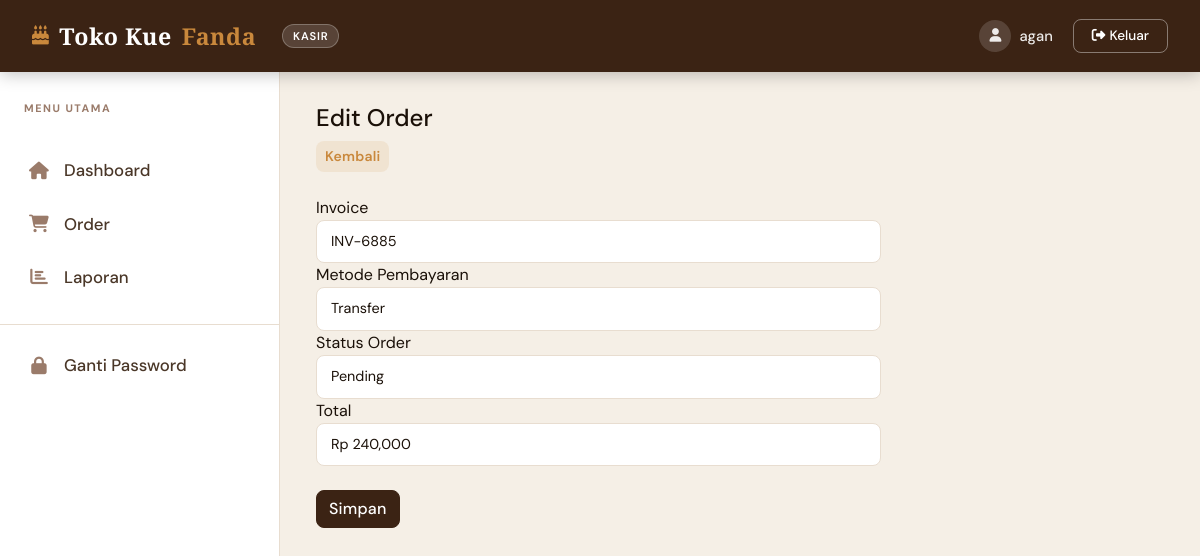
/kasir/order_edit.php?id=3 (signed in), run on the app's committed database.
### tables this page shows
CREATE TABLE `orders` (
  `orders_id` int(11) NOT NULL,
  `invoice` varchar(50) NOT NULL,
  `user_id` int(11) NOT NULL,
  `total` int(11) NOT NULL,
  `pajak` int(11) NOT NULL,
  `metode_pembayaran` varchar(50) NOT NULL,
  `status` enum('pending','dibayar','selesai','batal') NOT NULL DEFAULT 'pending',
  `created_at` timestamp NOT NULL DEFAULT current_timestamp()
);

### kasir/order_edit.php (the view, shortened to what this page needs)
<?php
include 'header.php';
include '../koneksi.php';
?>
<div class="container">
    <div class="panel">
        <div class="panel-heading">
            <h4>Edit Order</h4>
        </div>
        <div class="panel-body">
            <div class="col-md-8 col-md-offset-2">
                <a href="produk.php"
                   class="btn btn-sm btn-info pull-right">
                    Kembali
                </a>
                <br><br>
                <?php
                $id = $_GET['id'];
                $data = mysqli_query($koneksi,
                    "SELECT * FROM orders
                     WHERE orders_id='$id'");
                while($d = mysqli_fetch_array($data)){
                ?>
                <form method="POST"
                      action="order_update.php">
                    <div class="form-group">
                        <label>Invoice</label>
                        <input type="text"
                               name="invoice"
                               class="form-control"
                               required
                               value="<?php echo $d['invoice']; ?>">
                    </div>
                    <div class="form-group">
                        <label>Metode Pembayaran</label>
                        <select name="metode_pembayaran"
                                class="form-control"
                                required>
                            <option value="Transfer"
                                <?php
                                if($d['metode_pembayaran'] == 'Transfer'){
                                    echo "selected";
                                }
                                ?>>
                                Transfer
                            </option>
                        </select>
                    </div>
                    <div class="form-group">
                        <label>Status Order</label>
                        <select name="status"
                                class="form-control"
                                required>
                            <option value="pending"
                                <?php
                                if($d['status'] == 'pending'){
                                    echo "selected";
                                }
                                ?>>
                                Pending
                            </option>
                        </select>
                    </div>
                    <div class="form-group">
                        <label>Total</label>
                        <input type="text"
                               class="form-control"
                               value="Rp <?php echo number_format($d['total']); ?>"
                               readonly>
                    </div>
                    <br>
                    <input type="submit"
                           class="btn btn-primary"
                           value="Simpan">
                </form>
                <?php } ?>
            </div>
        </div>
    </div>
</div>
<?php include 'footer.php'; ?>

### kasir/style.css (style rules this page uses)
:root { --brown-dark: #3B2314; --brown-mid: #5C3D2E; --brown-light: #8B5E3C; --cream-bg: #F5EFE6; --cream-card: #FDF9F4; --cream-border: #E8DDD0; --accent-gold: #C9883C; --accent-rose: #C97B8C; --text-dark: #1A1008; --text-mid: #4A3728; --text-muted: #9A7B6A; --sidebar-w: 280px; --topbar-h: 72px; --radius: 14px; --radius-sm: 8px; --shadow: 0 4px 24px rgba(59,35,20,.10); --shadow-card: 0 2px 12px rgba(59,35,20,.08); --transition: all .25s cubic-bezier(.4,0,.2,1); }
*, *::before, *::after { box-sizing: border-box; margin: 0; padding: 0; }
html { scroll-behavior: smooth; }
body { font-family: 'DM Sans', sans-serif; background: var(--cream-bg); color: var(--text-dark); min-height: 100vh; overflow-x: hidden; }
.main-content > .container, .container { max-width: 100% !important; padding: 0; }
.btn { font-family: 'DM Sans', sans-serif !important; font-weight: 500 !important; border-radius: var(--radius-sm) !important; transition: var(--transition) !important; letter-spacing: .2px; }
.btn-primary { background: var(--brown-dark) !important; border-color: var(--brown-dark) !important; color: #fff !important; }
.btn-info { background: rgba(201,136,60,.12) !important; border-color: transparent !important; color: var(--accent-gold) !important; font-weight: 600 !important; }
.form-control, .form-select { border: 1.5px solid var(--cream-border) !important; border-radius: var(--radius-sm) !important; padding: 10px 14px !important; font-size: .9rem !important; font-family: 'DM Sans', sans-serif !important; background: #fff !important; color: var(--text-dark) !important; transition: var(--transition) !important; }
.form-control::placeholder { color: var(--text-muted) !important; }
body { background: var(--cream-bg) !important; }

### data on the page
orders: invoice "INV-6885", metode_pembayaran "Transfer", status "Pending", total "Rp 240,000"

### other printed values
$_SESSION['username'] "agan"
